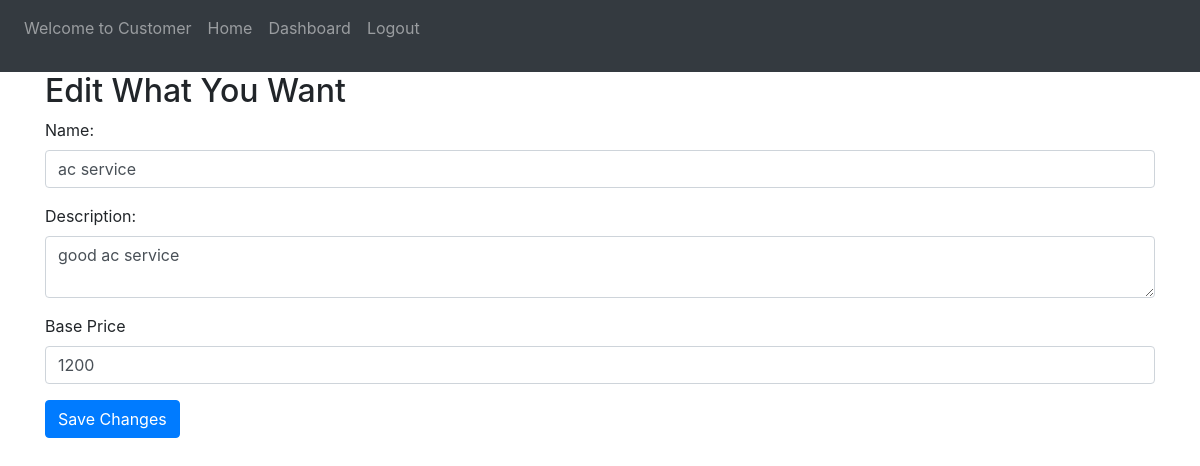
Screenshot of /edit/1 (signed in) with the database file from the repository.
### website/models.py (models this page shows)
class Service(db.Model):
    __tablename__ = "service"
    id = db.Column(db.Integer, primary_key=True)
    name = db.Column(db.String(80), nullable=False)
    description = db.Column(db.String, nullable=False)
    base_price=db.Column(db.Integer,nullable=False)
    service_professionals = db.relationship('Service_professional', back_populates='service')  # Professionals offering this service
    service_requests = db.relationship('Service_request', back_populates='service')  # Requests for this service
    service_professionals = db.relationship('Service_professional', back_populates='service')  # Professionals offering this service
    service_requests = db.relationship('Service_request', back_populates='service')  # Requests for this service

### website/views.py (the view, shortened to what this page needs)
@views.route("/edit/<int:service_id>",methods=["GET","POST"])
@role_required("admin")
def editService(service_id):
      service=Service.query.filter_by(id=service_id).first()
      if request.method=="GET":
        print(service.description)
        return render_template("edit_service.html",service=service)

### website/views.py (called while the page is built)
def role_required(required_role):
    def decorator(func):
        @functools.wraps(func)
        @login_required
        def wrapper(*args, **kwargs):
            if session.get('user_type') != required_role:
                abort(403)
            return func(*args, **kwargs)
        return wrapper
    return decorator

### website/templates/edit_service.html
{% extends "base.html"%}{% block content %}
<h2>Edit What You Want</h2>
<form method="POST" action="/edit/{{ service.id }}">
    <div class="form-group">
    <label for="name">Name:</label>
    <input type="text" class="form-control" id="name" name="name" value="{{ service.name }}" required>
</div>
<div class="form-group">
    <label for="description">Description:</label>
    <textarea id="description"  class="form-control" name="description" required>{{ service.description }}</textarea>
</div>
    <div class="form-group">
    <label for="base_price">Base Price</label>
    <input type="number" class="form-control" id="base_price" name="base_price" value="{{ service.base_price }}" required>
</div>
    <button type="submit" class="btn btn-primary">Save Changes</button>
</form>
{%endblock%}

### rows the page displays
Service: name "ac service", description "good ac service", base_price "1200"
